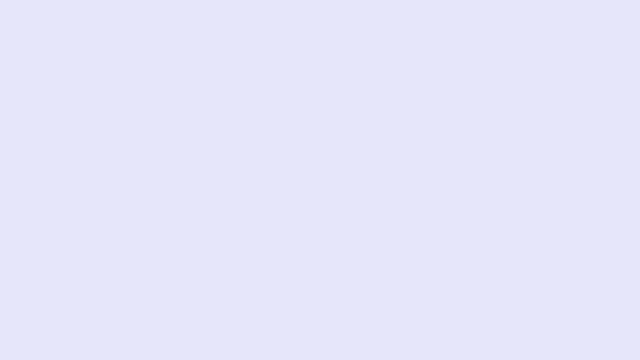
Frame 1 (no input)
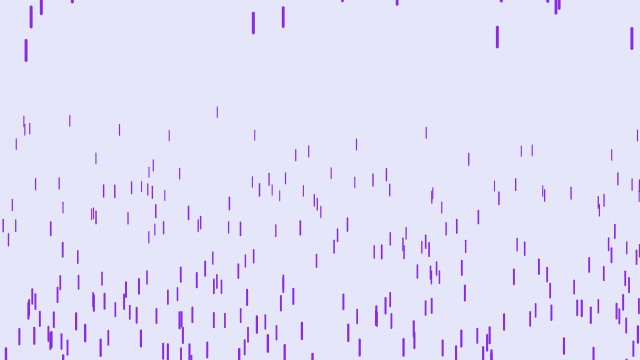
Frame 60 (no input)
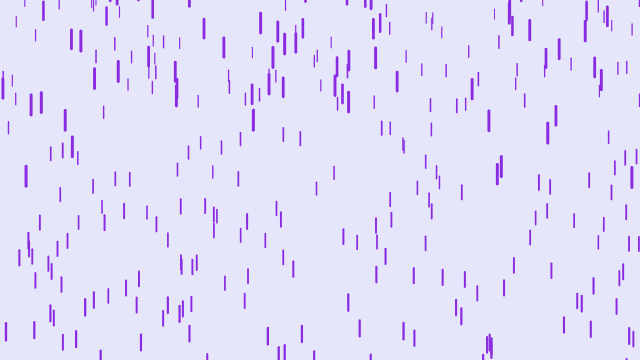
Frame 120 (the mouse pressed at the canvas centre since frame 60)

The p5.js sketch that drew these frames (run headless with seeded random() and noise() and a simulated clock; from frame 60 on, the mouse is pressed at the canvas centre):

// p5.js sketch
// ── sketch.js
var drops = [];

function setup() {
	createCanvas(640, 360);  
	for(var i = 0 ; i<400 ; i++)
	{
		drops[i] = new Drop();
	}
}

function draw() {
  	background(230, 230, 250);
	for(var i = 0 ; i<drops.length ; i++)
	{
	  	drops[i].fall();
  		drops[i].show();
	}
}


function Drop() {
	this.x = random(width);
	this.y = random(-200, -100);
	this.z = random(0, 20);

	this.yspeed = map(this.z, 0, 20, 4, 10);
	this.len = map(this.z, 0,20, 10, 20);

	this.fall = function() {
		this.y = this.y + this.yspeed;
		this.yspeed += 0.03;

		if( this.y > height){
			this.y = random(-200, -100);
			this.yspeed = map(this.z, 0, 20, 4, 10);
		}
	};

	this.show = function() {
		var thick = map(this.z, 0, 20, 1, 3);
		strokeWeight(thick);

		stroke(138, 43, 226);
		line(this.x, this.y,  this.x, this.y+this.len);
	};
}
